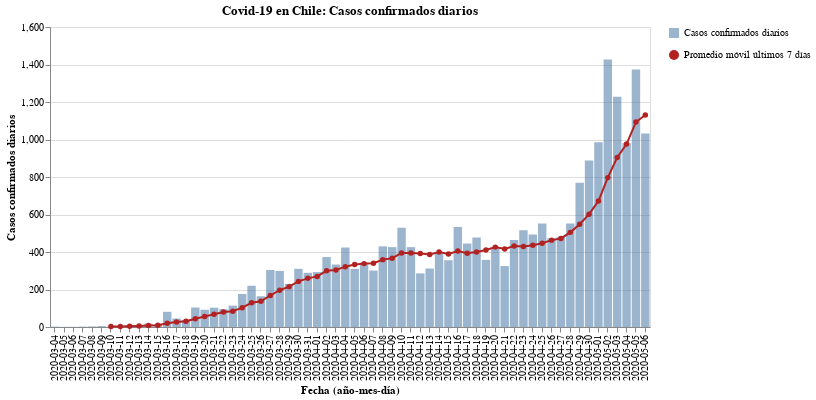

Source (notebook cell):
### Code cell
#hide_input
bars = alt.Chart(new_cases).mark_bar(opacity=0.7).encode(
    x = alt.X('Dates:N', axis=alt.Axis(title='Fecha (año-mes-día)')),
    y = alt.Y('New_cases:Q', axis=alt.Axis(title='Casos confirmados diarios')),
    tooltip = ['Dates', 'New_cases'],
    opacity=alt.Opacity('Casos confirmados diarios', legend=alt.Legend(title=""))
)

line = alt.Chart(new_cases).mark_line(point={
      "filled": True,
      "fill": "firebrick"
    }, color='firebrick').encode(
    x=alt.X('Dates:N', axis=alt.Axis(title='Fecha (año-mes-día)')),
    y = alt.Y('Rolling:Q'),
    shape=alt.Shape('Promedio móvil últimos 7 días', legend=alt.Legend(title=""))
)

(bars + line).properties(
    title='Covid-19 en Chile: Casos confirmados diarios',
    width=600
)

### Figure 1 — Vega-Lite specification as saved in the notebook (floating-point values rounded to 4 significant figures)
{"config": {"view": {"continuousWidth": 400, "continuousHeight": 300}}, "layer": [{"mark": {"type": "bar", "opacity": 0.7}, "encoding": {"opacity": {"type": "nominal", "field": "Casos confirmados diarios", "legend": {"title": ""}}, "tooltip": [{"type": "nominal", "field": "Dates"}, {"type": "quantitative", "field": "New_cases"}], "x": {"type": "nominal", "axis": {"title": "Fecha (año-mes-día)"}, "field": "Dates"}, "y": {"type": "quantitative", "axis": {"title": "Casos confirmados diarios"}, "field": "New_cases"}}}, {"mark": {"type": "line", "color": "firebrick", "point": {"filled": true, "fill": "firebrick"}}, "encoding": {"shape": {"type": "nominal", "field": "Promedio móvil últimos 7 días", "legend": {"title": ""}}, "x": {"type": "nominal", "axis": {"title": "Fecha (año-mes-día)"}, "field": "Dates"}, "y": {"type": "quantitative", "field": "Rolling"}}}], "data": {"name": "data-921521459a2486ffb72bc9fc5b5eb238"}, "title": "Covid-19 en Chile: Casos confirmados diarios", "width": 600, "$schema": "https://vega.github.io/schema/vega-lite/v4.8.1.json", "datasets": {"data-921521459a2486ffb72bc9fc5b5eb238": [{"Dates": "2020-03-04", "New_cases": 2, "Rolling": null, "Casos confirmados diarios": "Casos confirmados diarios", "Promedio móvil últimos 7 días": "Promedio móvil últimos 7 días"}, {"Dates": "2020-03-05", "New_cases": 1, "Rolling": null, "Casos confirmados diarios": "Casos confirmados diarios", "Promedio móvil últimos 7 días": "Promedio móvil últimos 7 días"}, {"Dates": "2020-03-06", "New_cases": 1, "Rolling": null, "Casos confirmados diarios": "Casos confirmados diarios", "Promedio móvil últimos 7 días": "Promedio móvil últimos 7 días"}, {"Dates": "2020-03-07", "New_cases": 2, "Rolling": null, "Casos confirmados diarios": "Casos confirmados diarios", "Promedio móvil últimos 7 días": "Promedio móvil últimos 7 días"}, {"Dates": "2020-03-08", "New_cases": 3, "Rolling": null, "Casos confirmados diarios": "Casos confirmados diarios", "Promedio móvil últimos 7 días": "Promedio móvil últimos 7 días"}, {"Dates": "2020-03-09", "New_cases": 5, "Rolling": null, "Casos confirmados diarios": "Casos confirmados diarios", "Promedio móvil últimos 7 días": "Promedio móvil últimos 7 días"}, {"Dates": "2020-03-10", "New_cases": 2, "Rolling": 2.286, "Casos confirmados diarios": "Casos confirmados diarios", "Promedio móvil últimos 7 días": "Promedio móvil últimos 7 días"}, {"Dates": "2020-03-11", "New_cases": 6, "Rolling": 2.857, "Casos confirmados diarios": "Casos confirmados diarios", "Promedio móvil últimos 7 días": "Promedio móvil últimos 7 días"}, {"Dates": "2020-03-12", "New_cases": 10, "Rolling": 4.143, "Casos confirmados diarios": "Casos confirmados diarios", "Promedio móvil últimos 7 días": "Promedio móvil últimos 7 días"}, {"Dates": "2020-03-13", "New_cases": 10, "Rolling": 5.429, "Casos confirmados diarios": "Casos confirmados diarios", "Promedio móvil últimos 7 días": "Promedio móvil últimos 7 días"}, {"Dates": "2020-03-14", "New_cases": 18, "Rolling": 7.714, "Casos confirmados diarios": "Casos confirmados diarios", "Promedio móvil últimos 7 días": "Promedio móvil últimos 7 días"}, {"Dates": "2020-03-15", "New_cases": 14, "Rolling": 9.286, "Casos confirmados diarios": "Casos confirmados diarios", "Promedio móvil últimos 7 días": "Promedio móvil últimos 7 días"}, {"Dates": "2020-03-16", "New_cases": 81, "Rolling": 20.14, "Casos confirmados diarios": "Casos confirmados diarios", "Promedio móvil últimos 7 días": "Promedio móvil últimos 7 días"}, {"Dates": "2020-03-17", "New_cases": 45, "Rolling": 26.29, "Casos confirmados diarios": "Casos confirmados diarios", "Promedio móvil últimos 7 días": "Promedio móvil últimos 7 días"}, {"Dates": "2020-03-18", "New_cases": 37, "Rolling": 30.71, "Casos confirmados diarios": "Casos confirmados diarios", "Promedio móvil últimos 7 días": "Promedio móvil últimos 7 días"}, {"Dates": "2020-03-19", "New_cases": 104, "Rolling": 44.14, "Casos confirmados diarios": "Casos confirmados diarios", "Promedio móvil últimos 7 días": "Promedio móvil últimos 7 días"}, {"Dates": "2020-03-20", "New_cases": 92, "Rolling": 55.86, "Casos confirmados diarios": "Casos confirmados diarios", "Promedio móvil últimos 7 días": "Promedio móvil últimos 7 días"}, {"Dates": "2020-03-21", "New_cases": 103, "Rolling": 68.0, "Casos confirmados diarios": "Casos confirmados diarios", "Promedio móvil últimos 7 días": "Promedio móvil últimos 7 días"}, {"Dates": "2020-03-22", "New_cases": 95, "Rolling": 79.57, "Casos confirmados diarios": "Casos confirmados diarios", "Promedio móvil últimos 7 días": "Promedio móvil últimos 7 días"}, {"Dates": "2020-03-23", "New_cases": 114, "Rolling": 84.29, "Casos confirmados diarios": "Casos confirmados diarios", "Promedio móvil últimos 7 días": "Promedio móvil últimos 7 días"}, {"Dates": "2020-03-24", "New_cases": 176, "Rolling": 103.0, "Casos confirmados diarios": "Casos confirmados diarios", "Promedio móvil últimos 7 días": "Promedio móvil últimos 7 días"}, {"Dates": "2020-03-25", "New_cases": 220, "Rolling": 129.1, "Casos confirmados diarios": "Casos confirmados diarios", "Promedio móvil últimos 7 días": "Promedio móvil últimos 7 días"}, {"Dates": "2020-03-26", "New_cases": 164, "Rolling": 137.7, "Casos confirmados diarios": "Casos confirmados diarios", "Promedio móvil últimos 7 días": "Promedio móvil últimos 7 días"}, {"Dates": "2020-03-27", "New_cases": 304, "Rolling": 168.0, "Casos confirmados diarios": "Casos confirmados diarios", "Promedio móvil últimos 7 días": "Promedio móvil últimos 7 días"}, {"Dates": "2020-03-28", "New_cases": 299, "Rolling": 196.0, "Casos confirmados diarios": "Casos confirmados diarios", "Promedio móvil últimos 7 días": "Promedio móvil últimos 7 días"}, {"Dates": "2020-03-29", "New_cases": 230, "Rolling": 215.3, "Casos confirmados diarios": "Casos confirmados diarios", "Promedio móvil últimos 7 días": "Promedio móvil últimos 7 días"}, {"Dates": "2020-03-30", "New_cases": 310, "Rolling": 243.3, "Casos confirmados diarios": "Casos confirmados diarios", "Promedio móvil últimos 7 días": "Promedio móvil últimos 7 días"}, {"Dates": "2020-03-31", "New_cases": 289, "Rolling": 259.4, "Casos confirmados diarios": "Casos confirmados diarios", "Promedio móvil últimos 7 días": "Promedio móvil últimos 7 días"}, {"Dates": "2020-04-01", "New_cases": 293, "Rolling": 269.9, "Casos confirmados diarios": "Casos confirmados diarios", "Promedio móvil últimos 7 días": "Promedio móvil últimos 7 días"}, {"Dates": "2020-04-02", "New_cases": 373, "Rolling": 299.7, "Casos confirmados diarios": "Casos confirmados diarios", "Promedio móvil últimos 7 días": "Promedio móvil últimos 7 días"}, {"Dates": "2020-04-03", "New_cases": 333, "Rolling": 303.9, "Casos confirmados diarios": "Casos confirmados diarios", "Promedio móvil últimos 7 días": "Promedio móvil últimos 7 días"}, {"Dates": "2020-04-04", "New_cases": 424, "Rolling": 321.7, "Casos confirmados diarios": "Casos confirmados diarios", "Promedio móvil últimos 7 días": "Promedio móvil últimos 7 días"}, {"Dates": "2020-04-05", "New_cases": 310, "Rolling": 333.1, "Casos confirmados diarios": "Casos confirmados diarios", "Promedio móvil últimos 7 días": "Promedio móvil últimos 7 días"}, {"Dates": "2020-04-06", "New_cases": 344, "Rolling": 338.0, "Casos confirmados diarios": "Casos confirmados diarios", "Promedio móvil últimos 7 días": "Promedio móvil últimos 7 días"}, {"Dates": "2020-04-07", "New_cases": 301, "Rolling": 339.7, "Casos confirmados diarios": "Casos confirmados diarios", "Promedio móvil últimos 7 días": "Promedio móvil últimos 7 días"}, {"Dates": "2020-04-08", "New_cases": 430, "Rolling": 359.3, "Casos confirmados diarios": "Casos confirmados diarios", "Promedio móvil últimos 7 días": "Promedio móvil últimos 7 días"}, {"Dates": "2020-04-09", "New_cases": 426, "Rolling": 366.9, "Casos confirmados diarios": "Casos confirmados diarios", "Promedio móvil últimos 7 días": "Promedio móvil últimos 7 días"}, {"Dates": "2020-04-10", "New_cases": 529, "Rolling": 394.9, "Casos confirmados diarios": "Casos confirmados diarios", "Promedio móvil últimos 7 días": "Promedio móvil últimos 7 días"}, {"Dates": "2020-04-11", "New_cases": 426, "Rolling": 395.1, "Casos confirmados diarios": "Casos confirmados diarios", "Promedio móvil últimos 7 días": "Promedio móvil últimos 7 días"}, {"Dates": "2020-04-12", "New_cases": 286, "Rolling": 391.7, "Casos confirmados diarios": "Casos confirmados diarios", "Promedio móvil últimos 7 días": "Promedio móvil últimos 7 días"}, {"Dates": "2020-04-13", "New_cases": 312, "Rolling": 387.1, "Casos confirmados diarios": "Casos confirmados diarios", "Promedio móvil últimos 7 días": "Promedio móvil últimos 7 días"}, {"Dates": "2020-04-14", "New_cases": 392, "Rolling": 400.1, "Casos confirmados diarios": "Casos confirmados diarios", "Promedio móvil últimos 7 días": "Promedio móvil últimos 7 días"}, {"Dates": "2020-04-15", "New_cases": 356, "Rolling": 389.6, "Casos confirmados diarios": "Casos confirmados diarios", "Promedio móvil últimos 7 días": "Promedio móvil últimos 7 días"}, {"Dates": "2020-04-16", "New_cases": 534, "Rolling": 405.0, "Casos confirmados diarios": "Casos confirmados diarios", "Promedio móvil últimos 7 días": "Promedio móvil últimos 7 días"}, {"Dates": "2020-04-17", "New_cases": 445, "Rolling": 393.0, "Casos confirmados diarios": "Casos confirmados diarios", "Promedio móvil últimos 7 días": "Promedio móvil últimos 7 días"}, {"Dates": "2020-04-18", "New_cases": 478, "Rolling": 400.4, "Casos confirmados diarios": "Casos confirmados diarios", "Promedio móvil últimos 7 días": "Promedio móvil últimos 7 días"}, {"Dates": "2020-04-19", "New_cases": 358, "Rolling": 410.7, "Casos confirmados diarios": "Casos confirmados diarios", "Promedio móvil últimos 7 días": "Promedio móvil últimos 7 días"}, {"Dates": "2020-04-20", "New_cases": 419, "Rolling": 426.0, "Casos confirmados diarios": "Casos confirmados diarios", "Promedio móvil últimos 7 días": "Promedio móvil últimos 7 días"}, {"Dates": "2020-04-21", "New_cases": 325, "Rolling": 416.4, "Casos confirmados diarios": "Casos confirmados diarios", "Promedio móvil últimos 7 días": "Promedio móvil últimos 7 días"}, {"Dates": "2020-04-22", "New_cases": 464, "Rolling": 431.9, "Casos confirmados diarios": "Casos confirmados diarios", "Promedio móvil últimos 7 días": "Promedio móvil últimos 7 días"}, {"Dates": "2020-04-23", "New_cases": 516, "Rolling": 429.3, "Casos confirmados diarios": "Casos confirmados diarios", "Promedio móvil últimos 7 días": "Promedio móvil últimos 7 días"}, {"Dates": "2020-04-24", "New_cases": 494, "Rolling": 436.3, "Casos confirmados diarios": "Casos confirmados diarios", "Promedio móvil últimos 7 días": "Promedio móvil últimos 7 días"}, {"Dates": "2020-04-25", "New_cases": 552, "Rolling": 446.9, "Casos confirmados diarios": "Casos confirmados diarios", "Promedio móvil últimos 7 días": "Promedio móvil últimos 7 días"}, {"Dates": "2020-04-26", "New_cases": 473, "Rolling": 463.3, "Casos confirmados diarios": "Casos confirmados diarios", "Promedio móvil últimos 7 días": "Promedio móvil últimos 7 días"}, {"Dates": "2020-04-27", "New_cases": 482, "Rolling": 472.3, "Casos confirmados diarios": "Casos confirmados diarios", "Promedio móvil últimos 7 días": "Promedio móvil últimos 7 días"}, {"Dates": "2020-04-28", "New_cases": 552, "Rolling": 504.7, "Casos confirmados diarios": "Casos confirmados diarios", "Promedio móvil últimos 7 días": "Promedio móvil últimos 7 días"}, {"Dates": "2020-04-29", "New_cases": 770, "Rolling": 548.4, "Casos confirmados diarios": "Casos confirmados diarios", "Promedio móvil últimos 7 días": "Promedio móvil últimos 7 días"}, {"Dates": "2020-04-30", "New_cases": 888, "Rolling": 601.6, "Casos confirmados diarios": "Casos confirmados diarios", "Promedio móvil últimos 7 días": "Promedio móvil últimos 7 días"}, {"Dates": "2020-05-01", "New_cases": 985, "Rolling": 671.7, "Casos confirmados diarios": "Casos confirmados diarios", "Promedio móvil últimos 7 días": "Promedio móvil últimos 7 días"}, {"Dates": "2020-05-02", "New_cases": 1427, "Rolling": 796.7, "Casos confirmados diarios": "Casos confirmados diarios", "Promedio móvil últimos 7 días": "Promedio móvil últimos 7 días"}, {"Dates": "2020-05-03", "New_cases": 1228, "Rolling": 904.6, "Casos confirmados diarios": "Casos confirmados diarios", "Promedio móvil últimos 7 días": "Promedio móvil últimos 7 días"}, {"Dates": "2020-05-04", "New_cases": 980, "Rolling": 975.7, "Casos confirmados diarios": "Casos confirmados diarios", "Promedio móvil últimos 7 días": "Promedio móvil últimos 7 días"}, {"Dates": "2020-05-05", "New_cases": 1373, "Rolling": 1093.0, "Casos confirmados diarios": "Casos confirmados diarios", "Promedio móvil últimos 7 días": "Promedio móvil últimos 7 días"}, {"Dates": "2020-05-06", "New_cases": 1032, "Rolling": 1130.0, "Casos confirmados diarios": "Casos confirmados diarios", "Promedio móvil últimos 7 días": "Promedio móvil últimos 7 días"}]}}
